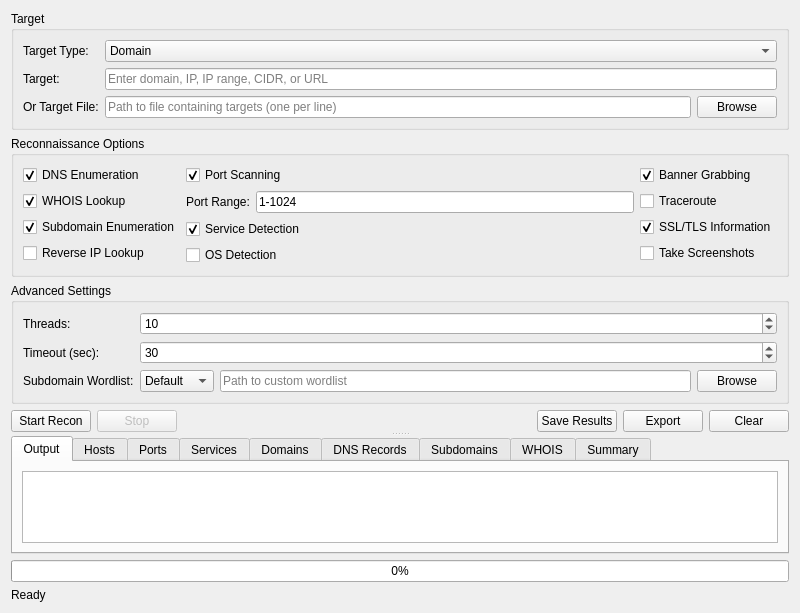
<?xml version="1.0" encoding="UTF-8"?>
<ui version="4.0">
 <class>ReconWindow</class>
 <widget class="QWidget" name="ReconWindow">
  <property name="geometry">
   <rect>
    <x>0</x>
    <y>0</y>
    <width>800</width>
    <height>600</height>
   </rect>
  </property>
  <property name="windowTitle">
   <string>Reconnaissance</string>
  </property>
  <property name="windowIcon">
   <iconset>
    <normaloff>../assets/icons/recon.png</normaloff>../assets/icons/recon.png</iconset>
  </property>
  <layout class="QVBoxLayout" name="verticalLayout">
   <item>
    <widget class="QSplitter" name="splitter">
     <property name="orientation">
      <enum>Qt::Vertical</enum>
     </property>
     <widget class="QWidget" name="configWidget" native="true">
      <layout class="QVBoxLayout" name="verticalLayout_2">
       <item>
        <widget class="QGroupBox" name="targetGroupBox">
         <property name="title">
          <string>Target</string>
         </property>
         <layout class="QFormLayout" name="formLayout">
          <item row="0" column="0">
           <widget class="QLabel" name="targetTypeLabel">
            <property name="text">
             <string>Target Type:</string>
            </property>
           </widget>
          </item>
          <item row="0" column="1">
           <widget class="QComboBox" name="targetTypeComboBox">
            <item>
             <property name="text">
              <string>Domain</string>
             </property>
            </item>
            <item>
             <property name="text">
              <string>IP Address</string>
             </property>
            </item>
            <item>
             <property name="text">
              <string>IP Range</string>
             </property>
            </item>
            <item>
             <property name="text">
              <string>CIDR Notation</string>
             </property>
            </item>
            <item>
             <property name="text">
              <string>URL</string>
             </property>
            </item>
           </widget>
          </item>
          <item row="1" column="0">
           <widget class="QLabel" name="targetLabel">
            <property name="text">
             <string>Target:</string>
            </property>
           </widget>
          </item>
          <item row="1" column="1">
           <widget class="QLineEdit" name="targetLineEdit">
            <property name="placeholderText">
             <string>Enter domain, IP, IP range, CIDR, or URL</string>
            </property>
           </widget>
          </item>
          <item row="2" column="0">
           <widget class="QLabel" name="targetFileLabel">
            <property name="text">
             <string>Or Target File:</string>
            </property>
           </widget>
          </item>
          <item row="2" column="1">
           <layout class="QHBoxLayout" name="horizontalLayout">
            <item>
             <widget class="QLineEdit" name="targetFileLineEdit">
              <property name="placeholderText">
               <string>Path to file containing targets (one per line)</string>
              </property>
             </widget>
            </item>
            <item>
             <widget class="QPushButton" name="browseButton">
              <property name="text">
               <string>Browse</string>
              </property>
             </widget>
            </item>
           </layout>
          </item>
         </layout>
        </widget>
       </item>
       <item>
        <widget class="QGroupBox" name="optionsGroupBox">
         <property name="title">
          <string>Reconnaissance Options</string>
         </property>
         <layout class="QHBoxLayout" name="horizontalLayout_2">
          <item>
           <widget class="QWidget" name="leftOptionsWidget" native="true">
            <layout class="QVBoxLayout" name="verticalLayout_3">
             <property name="leftMargin">
              <number>0</number>
             </property>
             <property name="topMargin">
              <number>0</number>
             </property>
             <property name="rightMargin">
              <number>0</number>
             </property>
             <property name="bottomMargin">
              <number>0</number>
             </property>
             <item>
              <widget class="QCheckBox" name="dnsEnumCheckBox">
               <property name="text">
                <string>DNS Enumeration</string>
               </property>
               <property name="checked">
                <bool>true</bool>
               </property>
              </widget>
             </item>
             <item>
              <widget class="QCheckBox" name="whoisCheckBox">
               <property name="text">
                <string>WHOIS Lookup</string>
               </property>
               <property name="checked">
                <bool>true</bool>
               </property>
              </widget>
             </item>
             <item>
              <widget class="QCheckBox" name="subdomainEnumCheckBox">
               <property name="text">
                <string>Subdomain Enumeration</string>
               </property>
               <property name="checked">
                <bool>true</bool>
               </property>
              </widget>
             </item>
             <item>
              <widget class="QCheckBox" name="reverseIPCheckBox">
               <property name="text">
                <string>Reverse IP Lookup</string>
               </property>
              </widget>
             </item>
            </layout>
           </widget>
          </item>
          <item>
           <widget class="QWidget" name="rightOptionsWidget" native="true">
            <layout class="QVBoxLayout" name="verticalLayout_4">
             <property name="leftMargin">
              <number>0</number>
             </property>
             <property name="topMargin">
              <number>0</number>
             </property>
             <property name="rightMargin">
              <number>0</number>
             </property>
             <property name="bottomMargin">
              <number>0</number>
             </property>
             <item>
              <widget class="QCheckBox" name="portScanCheckBox">
               <property name="text">
                <string>Port Scanning</string>
               </property>
               <property name="checked">
                <bool>true</bool>
               </property>
              </widget>
             </item>
             <item>
              <layout class="QHBoxLayout" name="horizontalLayout_3">
               <item>
                <widget class="QLabel" name="portRangeLabel">
                 <property name="text">
                  <string>Port Range:</string>
                 </property>
                </widget>
               </item>
               <item>
                <widget class="QLineEdit" name="portRangeLineEdit">
                 <property name="text">
                  <string>1-1024</string>
                 </property>
                 <property name="placeholderText">
                  <string>e.g., 1-1024,3389,8080</string>
                 </property>
                </widget>
               </item>
              </layout>
             </item>
             <item>
              <widget class="QCheckBox" name="serviceDetectionCheckBox">
               <property name="text">
                <string>Service Detection</string>
               </property>
               <property name="checked">
                <bool>true</bool>
               </property>
              </widget>
             </item>
             <item>
              <widget class="QCheckBox" name="osDetectionCheckBox">
               <property name="text">
                <string>OS Detection</string>
               </property>
              </widget>
             </item>
            </layout>
           </widget>
          </item>
          <item>
           <widget class="QWidget" name="advancedOptionsWidget" native="true">
            <layout class="QVBoxLayout" name="verticalLayout_5">
             <property name="leftMargin">
              <number>0</number>
             </property>
             <property name="topMargin">
              <number>0</number>
             </property>
             <property name="rightMargin">
              <number>0</number>
             </property>
             <property name="bottomMargin">
              <number>0</number>
             </property>
             <item>
              <widget class="QCheckBox" name="bannerGrabbingCheckBox">
               <property name="text">
                <string>Banner Grabbing</string>
               </property>
               <property name="checked">
                <bool>true</bool>
               </property>
              </widget>
             </item>
             <item>
              <widget class="QCheckBox" name="tracerouteCheckBox">
               <property name="text">
                <string>Traceroute</string>
               </property>
              </widget>
             </item>
             <item>
              <widget class="QCheckBox" name="sslInfoCheckBox">
               <property name="text">
                <string>SSL/TLS Information</string>
               </property>
               <property name="checked">
                <bool>true</bool>
               </property>
              </widget>
             </item>
             <item>
              <widget class="QCheckBox" name="screenshotCheckBox">
               <property name="text">
                <string>Take Screenshots</string>
               </property>
              </widget>
             </item>
            </layout>
           </widget>
          </item>
         </layout>
        </widget>
       </item>
       <item>
        <widget class="QGroupBox" name="advancedGroupBox">
         <property name="title">
          <string>Advanced Settings</string>
         </property>
         <layout class="QFormLayout" name="formLayout_2">
          <item row="0" column="0">
           <widget class="QLabel" name="threadsLabel">
            <property name="text">
             <string>Threads:</string>
            </property>
           </widget>
          </item>
          <item row="0" column="1">
           <widget class="QSpinBox" name="threadsSpinBox">
            <property name="minimum">
             <number>1</number>
            </property>
            <property name="maximum">
             <number>50</number>
            </property>
            <property name="value">
             <number>10</number>
            </property>
           </widget>
          </item>
          <item row="1" column="0">
           <widget class="QLabel" name="timeoutLabel">
            <property name="text">
             <string>Timeout (sec):</string>
            </property>
           </widget>
          </item>
          <item row="1" column="1">
           <widget class="QSpinBox" name="timeoutSpinBox">
            <property name="minimum">
             <number>1</number>
            </property>
            <property name="maximum">
             <number>300</number>
            </property>
            <property name="value">
             <number>30</number>
            </property>
           </widget>
          </item>
          <item row="2" column="0">
           <widget class="QLabel" name="wordlistLabel">
            <property name="text">
             <string>Subdomain Wordlist:</string>
            </property>
           </widget>
          </item>
          <item row="2" column="1">
           <layout class="QHBoxLayout" name="horizontalLayout_4">
            <item>
             <widget class="QComboBox" name="wordlistComboBox">
              <item>
               <property name="text">
                <string>Default</string>
               </property>
              </item>
              <item>
               <property name="text">
                <string>Small</string>
               </property>
              </item>
              <item>
               <property name="text">
                <string>Medium</string>
               </property>
              </item>
              <item>
               <property name="text">
                <string>Large</string>
               </property>
              </item>
              <item>
               <property name="text">
                <string>Custom</string>
               </property>
              </item>
             </widget>
            </item>
            <item>
             <widget class="QLineEdit" name="customWordlistLineEdit">
              <property name="placeholderText">
               <string>Path to custom wordlist</string>
              </property>
             </widget>
            </item>
            <item>
             <widget class="QPushButton" name="browseWordlistButton">
              <property name="text">
               <string>Browse</string>
              </property>
             </widget>
            </item>
           </layout>
          </item>
         </layout>
        </widget>
       </item>
       <item>
        <layout class="QHBoxLayout" name="actionsLayout">
         <item>
          <widget class="QPushButton" name="startButton">
           <property name="text">
            <string>Start Recon</string>
           </property>
           <property name="icon">
            <iconset>
             <normaloff>../assets/icons/play.png</normaloff>../assets/icons/play.png</iconset>
           </property>
          </widget>
         </item>
         <item>
          <widget class="QPushButton" name="stopButton">
           <property name="enabled">
            <bool>false</bool>
           </property>
           <property name="text">
            <string>Stop</string>
           </property>
           <property name="icon">
            <iconset>
             <normaloff>../assets/icons/stop.png</normaloff>../assets/icons/stop.png</iconset>
           </property>
          </widget>
         </item>
         <item>
          <spacer name="horizontalSpacer">
           <property name="orientation">
            <enum>Qt::Horizontal</enum>
           </property>
           <property name="sizeHint" stdset="0">
            <size>
             <width>40</width>
             <height>20</height>
            </size>
           </property>
          </spacer>
         </item>
         <item>
          <widget class="QPushButton" name="saveButton">
           <property name="text">
            <string>Save Results</string>
           </property>
           <property name="icon">
            <iconset>
             <normaloff>../assets/icons/save.png</normaloff>../assets/icons/save.png</iconset>
           </property>
          </widget>
         </item>
         <item>
          <widget class="QPushButton" name="exportButton">
           <property name="text">
            <string>Export</string>
           </property>
           <property name="icon">
            <iconset>
             <normaloff>../assets/icons/export.png</normaloff>../assets/icons/export.png</iconset>
           </property>
          </widget>
         </item>
         <item>
          <widget class="QPushButton" name="clearButton">
           <property name="text">
            <string>Clear</string>
           </property>
           <property name="icon">
            <iconset>
             <normaloff>../assets/icons/clear.png</normaloff>../assets/icons/clear.png</iconset>
           </property>
          </widget>
         </item>
        </layout>
       </item>
      </layout>
     </widget>
     <widget class="QTabWidget" name="mainTabWidget">
      <property name="currentIndex">
       <number>0</number>
      </property>
      <widget class="QWidget" name="outputTab">
       <attribute name="title">
        <string>Output</string>
       </attribute>
       <layout class="QVBoxLayout" name="verticalLayout_6">
        <item>
         <widget class="QTextEdit" name="outputTextEdit">
          <property name="readOnly">
           <bool>true</bool>
          </property>
         </widget>
        </item>
       </layout>
      </widget>
      <widget class="QWidget" name="hostsTab">
       <attribute name="title">
        <string>Hosts</string>
       </attribute>
       <layout class="QVBoxLayout" name="verticalLayout_7">
        <item>
         <widget class="QTableWidget" name="hostsTableWidget">
          <column>
           <property name="text">
            <string>IP Address</string>
           </property>
          </column>
          <column>
           <property name="text">
            <string>Hostname</string>
           </property>
          </column>
          <column>
           <property name="text">
            <string>Status</string>
           </property>
          </column>
          <column>
           <property name="text">
            <string>OS</string>
           </property>
          </column>
          <column>
           <property name="text">
            <string>MAC Address</string>
           </property>
          </column>
         </widget>
        </item>
       </layout>
      </widget>
      <widget class="QWidget" name="portsTab">
       <attribute name="title">
        <string>Ports</string>
       </attribute>
       <layout class="QVBoxLayout" name="verticalLayout_8">
        <item>
         <widget class="QTableWidget" name="portsTableWidget">
          <column>
           <property name="text">
            <string>Host</string>
           </property>
          </column>
          <column>
           <property name="text">
            <string>Port</string>
           </property>
          </column>
          <column>
           <property name="text">
            <string>Protocol</string>
           </property>
          </column>
          <column>
           <property name="text">
            <string>State</string>
           </property>
          </column>
          <column>
           <property name="text">
            <string>Service</string>
           </property>
          </column>
          <column>
           <property name="text">
            <string>Version</string>
           </property>
          </column>
         </widget>
        </item>
       </layout>
      </widget>
      <widget class="QWidget" name="servicesTab">
       <attribute name="title">
        <string>Services</string>
       </attribute>
       <layout class="QVBoxLayout" name="verticalLayout_9">
        <item>
         <widget class="QTableWidget" name="servicesTableWidget">
          <column>
           <property name="text">
            <string>Host</string>
           </property>
          </column>
          <column>
           <property name="text">
            <string>Port</string>
           </property>
          </column>
          <column>
           <property name="text">
            <string>Service</string>
           </property>
          </column>
          <column>
           <property name="text">
            <string>Version</string>
           </property>
          </column>
          <column>
           <property name="text">
            <string>Banner</string>
           </property>
          </column>
         </widget>
        </item>
       </layout>
      </widget>
      <widget class="QWidget" name="domainsTab">
       <attribute name="title">
        <string>Domains</string>
       </attribute>
       <layout class="QVBoxLayout" name="verticalLayout_10">
        <item>
         <widget class="QTableWidget" name="domainsTableWidget">
          <column>
           <property name="text">
            <string>Domain</string>
           </property>
          </column>
          <column>
           <property name="text">
            <string>Registrar</string>
           </property>
          </column>
          <column>
           <property name="text">
            <string>Created</string>
           </property>
          </column>
          <column>
           <property name="text">
            <string>Expires</string>
           </property>
          </column>
         </widget>
        </item>
       </layout>
      </widget>
      <widget class="QWidget" name="dnsTab">
       <attribute name="title">
        <string>DNS Records</string>
       </attribute>
       <layout class="QVBoxLayout" name="verticalLayout_11">
        <item>
         <widget class="QTableWidget" name="dnsRecordsTableWidget">
          <column>
           <property name="text">
            <string>Hostname</string>
           </property>
          </column>
          <column>
           <property name="text">
            <string>Type</string>
           </property>
          </column>
          <column>
           <property name="text">
            <string>Value</string>
           </property>
          </column>
          <column>
           <property name="text">
            <string>TTL</string>
           </property>
          </column>
         </widget>
        </item>
       </layout>
      </widget>
      <widget class="QWidget" name="subdomainsTab">
       <attribute name="title">
        <string>Subdomains</string>
       </attribute>
       <layout class="QVBoxLayout" name="verticalLayout_12">
        <item>
         <widget class="QListWidget" name="subdomainsListWidget"/>
        </item>
       </layout>
      </widget>
      <widget class="QWidget" name="whoisTab">
       <attribute name="title">
        <string>WHOIS</string>
       </attribute>
       <layout class="QVBoxLayout" name="verticalLayout_13">
        <item>
         <widget class="QTextEdit" name="whoisTextEdit">
          <property name="readOnly">
           <bool>true</bool>
          </property>
          <property name="fontFamily">
           <string>Monospace</string>
          </property>
         </widget>
        </item>
       </layout>
      </widget>
      <widget class="QWidget" name="summaryTab">
       <attribute name="title">
        <string>Summary</string>
       </attribute>
       <layout class="QVBoxLayout" name="verticalLayout_14">
        <item>
         <widget class="QTextEdit" name="summaryTextEdit">
          <property name="readOnly">
           <bool>true</bool>
          </property>
          <property name="fontFamily">
           <string>Monospace</string>
          </property>
         </widget>
        </item>
       </layout>
      </widget>
     </widget>
    </widget>
   </item>
   <item>
    <widget class="QProgressBar" name="progressBar">
     <property name="value">
      <number>0</number>
     </property>
    </widget>
   </item>
   <item>
    <widget class="QLabel" name="statusLabel">
     <property name="text">
      <string>Ready</string>
     </property>
    </widget>
   </item>
  </layout>
 </widget>
 <resources/>
 <connections/>
</ui>
